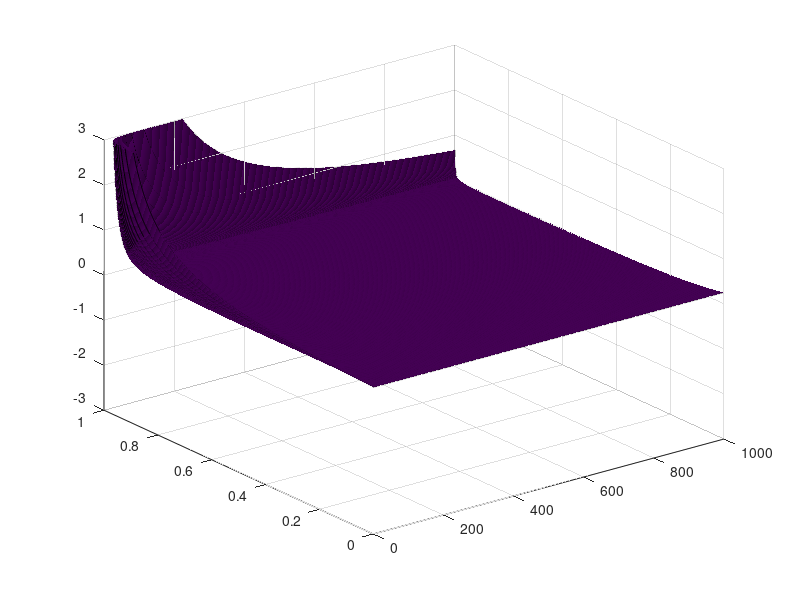

Source code (MATLAB):
k1 = 2:1:1000;
b1 = 0:1e-3:1;
b1 = b1(2:length(b1)-1);
[k, b] = meshgrid(k1, b1);
Z = ((2./k).^b)./((1-b).*(4-b));
surf(k,b,Z);
zlim([-3,3]);